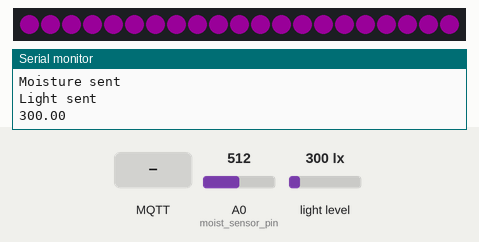
This sketch was run on a simulated ESP8266 (NodeMCU). Parts: 21 RGB LEDs in strip order, left to right, the last lines printed to the serial monitor. Inputs (shaded band) come from the test bench; at power-on: A0 (moist_sensor_pin) = 512, light level 300 lx. Dim RGB values are drawn brighter than linear; WiFi joins after 1.5 s; servers stay silent unless stated; no MQTT or app messages arrive unless stated.

Above: at 3.7 s.
3.8 s: MQTT message "0" arrives on the first subscribed topic
At 6.5 s:
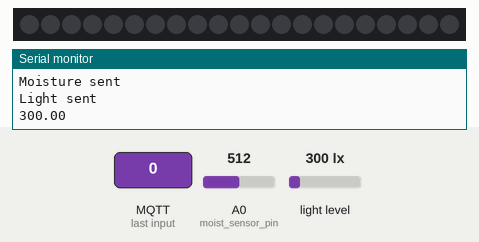
7.2 s: MQTT message "5" arrives on the first subscribed topic
At 10.1 s:
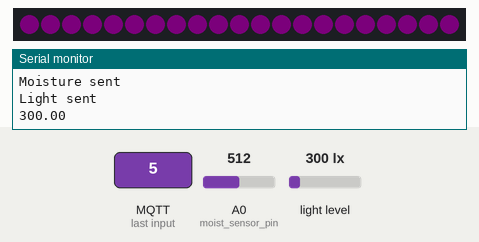
10.4 s: MQTT message "on" arrives on the first subscribed topic
At 12.8 s:
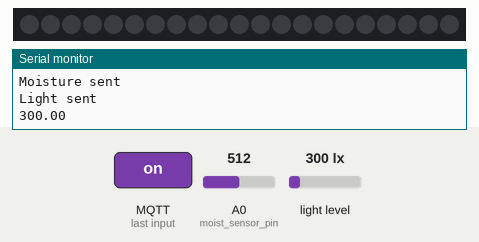
Timing chart, 0 to 14.3 s (numbered marks = the images above; inputs shaded):
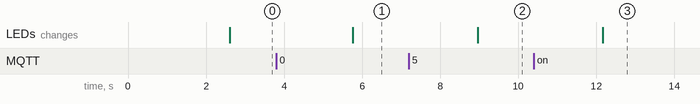

The sketch:

Rack2Final.ino
```cpp
#include <ESP8266WiFi.h>          //https://github.com/esp8266/Arduino
#include <Wire.h>
#include <BH1750.h>
#include <DNSServer.h>
#include <ESP8266WebServer.h>
#include <WiFiManager.h>         //https://github.com/tzapu/WiFiManager
#include <PubSubClient.h>
#include<FastLED.h>
#define LED_PIN 2
#define NUM_LEDS 21
#define LED_TYPE WS2811
#define COLOR_ORDER RBG


CRGB leds[NUM_LEDS];
BH1750 lightMeter;
const int moist_sensor_pin = A0;

const char* mqttServer = "10.0.131.210"; // Rpi IP
const int mqttPort = 1883;
const char* mqtt_username = "aerofarm";
const char* mqtt_password = "1234";
int required_light = 50;

float sent_lux = 0.0;

// Callback for Mqtt reciving messages
void callback(char* topic, byte* payload, unsigned int length) {

  Serial.print("Message arrived in topic: ");
  Serial.println(topic);

  Serial.print("Message:");
    Serial.println();

  String message = "";
  for (int i = 0; i < length; i++) {
    message+=(char)payload[i];
  }
  Serial.println("-----------------------");
  required_light = message.toInt();
  Serial.println(required_light);

}

// setting up MQTT and wifi client

WiFiClient espClient;
PubSubClient client(mqttServer, mqttPort, callback, espClient);


void setup() {
  // put your setup code here, to run once:
  delay(1000); // power saftey delay
  FastLED.addLeds<LED_TYPE, LED_PIN, COLOR_ORDER>(leds, NUM_LEDS);
  Serial.begin(9600);
  Wire.begin();
  //WiFiManager
  WiFiManager wifiManager;
  wifiManager.autoConnect("Rack2");
  Serial.println("connected...yeey :)");
  client.setServer(mqttServer, mqttPort);
  client.setCallback(callback);
  while (!client.connected()) {
    Serial.println("Connecting to MQTT...");

    if (client.connect("Rack2",mqtt_username, mqtt_password)) {
      client.subscribe("Rack2L");
      Serial.println("connected");

    }
    else {

      Serial.print("failed with state ");
      Serial.print(client.state());
      delay(1000);

    }
}
}

// If we get disconnected in between the code this will help to reconnect to MQTT
void connect_MQTT(){
   while (!client.connected()) {

      if (client.connect("Rack2",mqtt_username, mqtt_password)) {
          client.subscribe("Rack2L");
          Serial.println("connected");
        }
        else {

          Serial.print("failed with state ");
          Serial.print(client.state());
        }
   }
}

void loop() {
  for(int i = 0 ; i < NUM_LEDS; i++){
    leds[i] = CRGB::Purple;
    FastLED.setBrightness(required_light);
    //Serial.println(required_light);
    FastLED.show();
    }
    client.subscribe("Rack2L");
    float moisture_percentage;
    moisture_percentage = ( 100.00 - ( (analogRead(moist_sensor_pin)/1024.00) * 100.00 ) );
    //Serial.print("Soil Moisture(in Percentage) = ");
    //Serial.print(moisture_percentage);
    //Serial.println("%");
    float lux = lightMeter.readLightLevel();
    //Serial.print("Light: ");
    //Serial.print(lux);
    //Serial.println(" lx");
    lightMeter.configure(BH1750::ONE_TIME_HIGH_RES_MODE);

    String M1 = String((float)moisture_percentage);
    String L1 = String((float)lux);

        if(client.publish("Rack/Rack2/Moist",M1.c_str())){

          Serial.println("Moisture sent");
        }

        else{
          Serial.println("Moisture failed to send. Reconnecting to MQTT Broker and trying again");
          connect_MQTT();
          client.publish("Rack/Rack2/Moist",M1.c_str());
        }

        if(client.publish("Rack/Rack2/Light",L1.c_str())){

          Serial.println("Light sent");
          Serial.println(L1.c_str());        }
       else {
          Serial.println("Light failed to send. Reconnecting to MQTT Broker and trying again");
          connect_MQTT();
          client.publish("Rack/Rack2/Light",L1.c_str());
      }
  client.loop();
  delay(1000);
 }
```

Measured:
- after the input at 3.8 s, the LEDs: change after 2.0 s (image 1)
- after the input at 7.2 s, the LEDs: change after 1.8 s (image 2)
- after the input at 10.4 s, the LEDs: change after 1.8 s (image 3)
